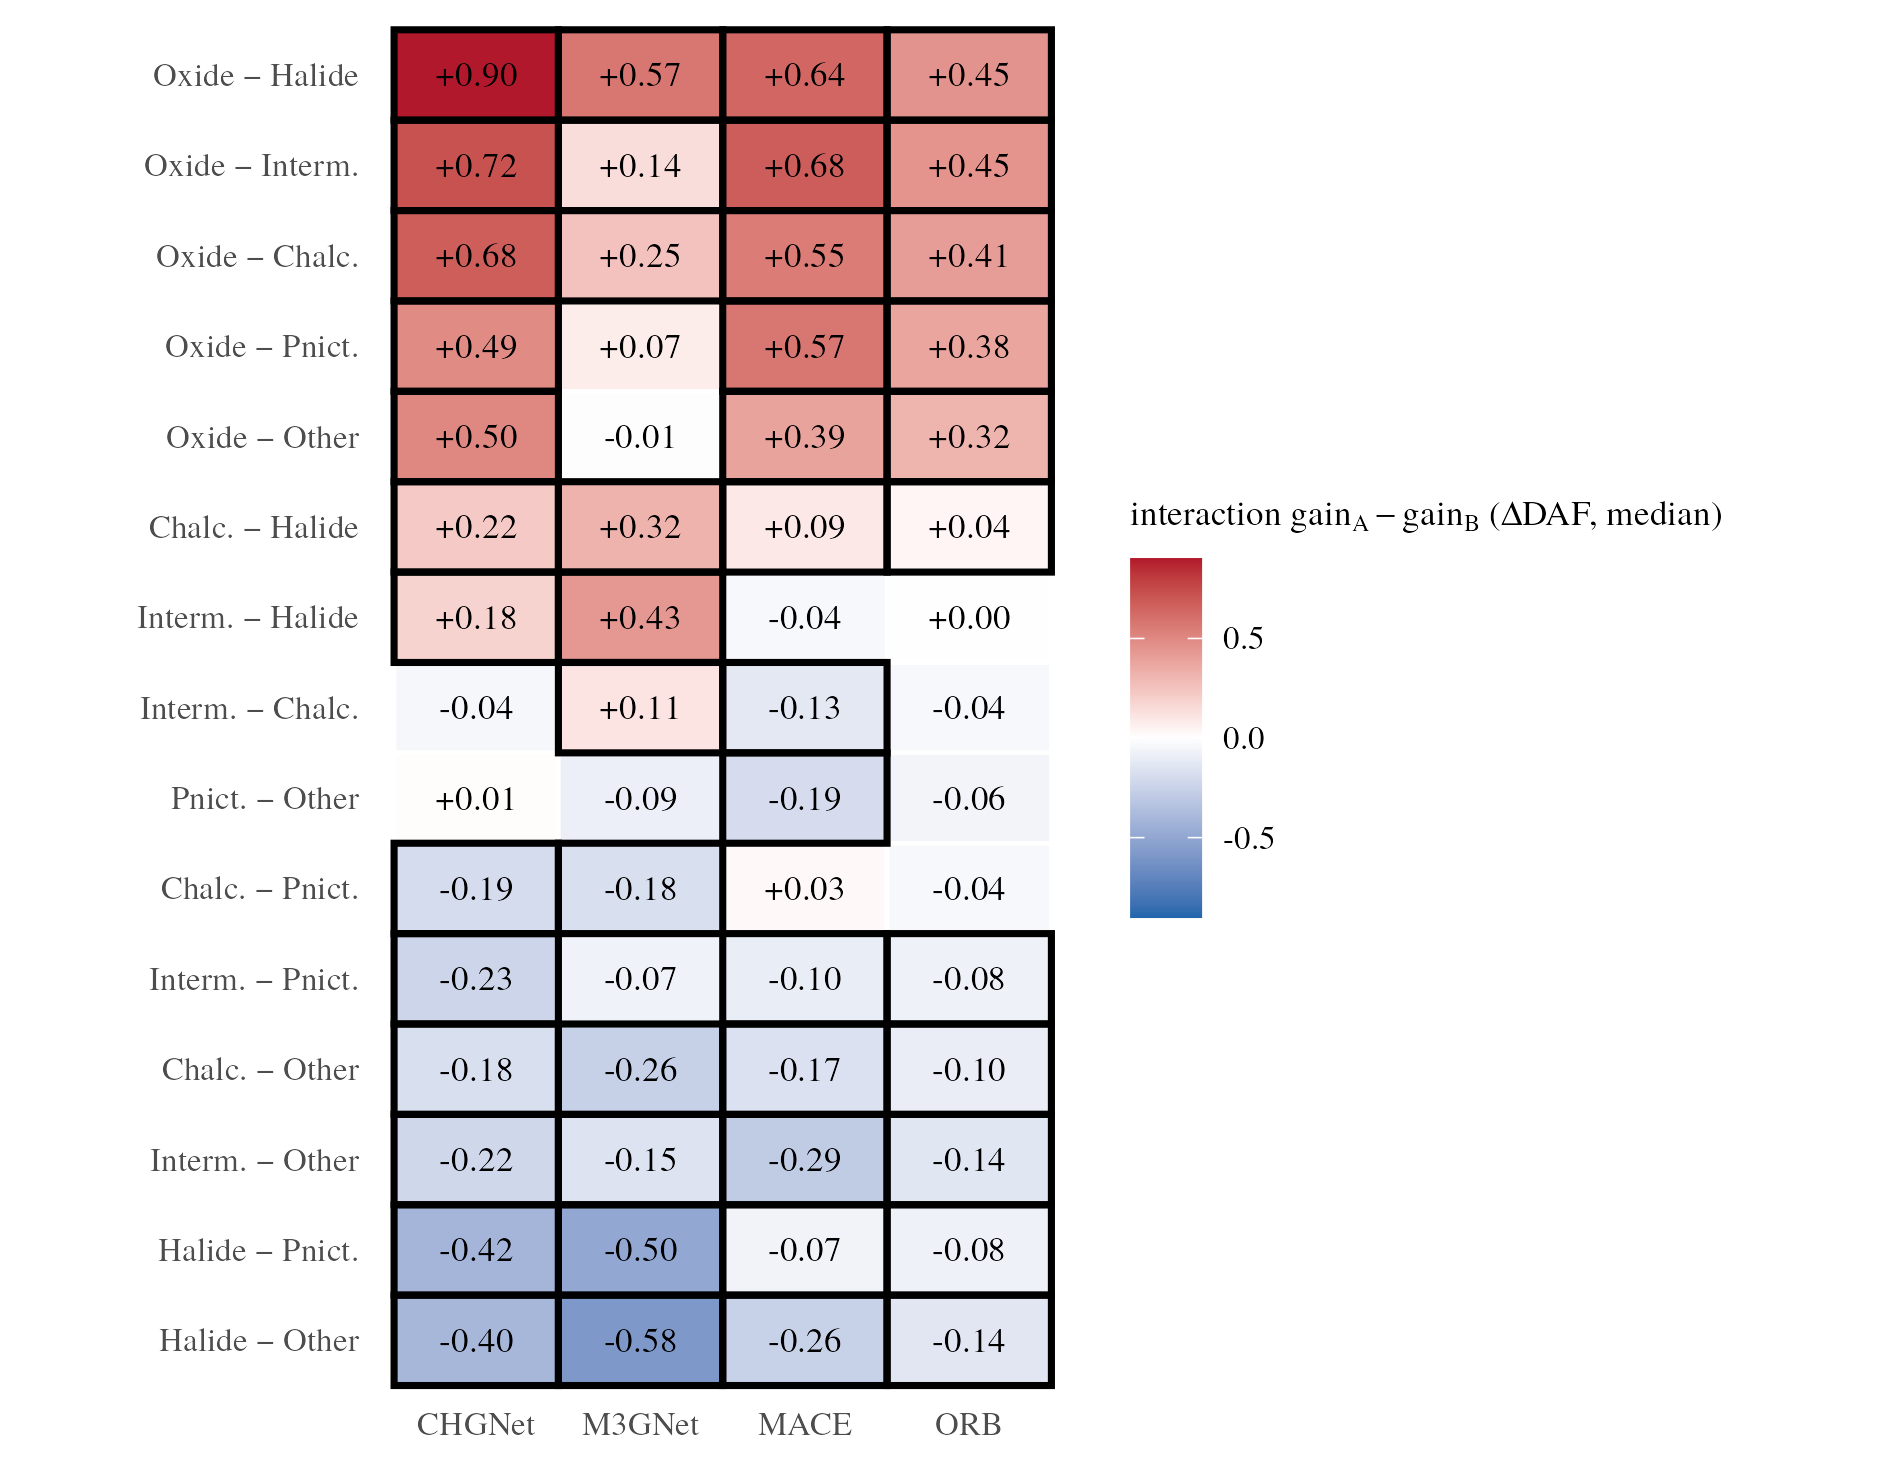

Here is the R script that generated this plot:
#!/usr/bin/env Rscript
# ==========================================================================
# F2_interaction_heatmap.R -- paper Fig. 2: the stratum x coverage
# interaction (median gain_A - gain_B) for every (model, stratum-pair) cell;
# cells outlined in black have a 95% bootstrap CI excluding zero (48/60).
#
# REGENERATE-ONLY-FROM-JSON RULE: reads EXCLUSIVELY the frozen result JSON
# below; never hardcode arrays, never hand-edit the JSON.
#
# Input : ../research/results/MT29/mt29_stage1_matched_yield_result.json
#         (interactions_matched_yield: model, stratumA, stratumB,
#          interaction_med, excludes_0)
# Output: figures/F2_interaction_heatmap.pdf and .png
# ==========================================================================

suppressPackageStartupMessages({
  library(jsonlite)
  library(ggplot2)
})

# Serif family (JCIM/ACS Times-like), set at theme + device + geom defaults so
# every embedded glyph (incl. the Unicode minus in pair labels and plotmath
# Delta) stays in one serif family with no sans/CJK fallback fonts.
ff <- "TeX Gyre Termes"
update_geom_defaults("text", list(family = ff))
update_geom_defaults("label", list(family = ff))

input_json <- "../research/results/MT29/mt29_stage1_matched_yield_result.json"
out_stem <- "figures/F2_interaction_heatmap"

if (!file.exists(input_json)) {
  stop(sprintf(
    "Result JSON not found: %s\nFigures regenerate ONLY from on-disk result JSONs; run the analysis first.",
    input_json
  ))
}

res <- fromJSON(input_json)
ints <- res$interactions_matched_yield # data.frame (60 rows)

model_labels <- c(chgnet = "CHGNet", m3gnet = "M3GNet", mace = "MACE", orb = "ORB")
stratum_labels <- c(
  oxide = "Oxide", intermetallic = "Interm.", chalcogenide = "Chalc.",
  halide = "Halide", pnictide = "Pnict.", other = "Other"
)

ints$model_lab <- factor(model_labels[ints$model], levels = unname(model_labels))
ints$pair <- paste0(
  stratum_labels[ints$stratumA], " − ", stratum_labels[ints$stratumB]
)

# Order pairs by their mean interaction across models (data-driven, from JSON)
pair_order <- names(sort(tapply(ints$interaction_med, ints$pair, mean)))
ints$pair <- factor(ints$pair, levels = pair_order)

n_excl <- sum(ints$excludes_0)
n_tot <- nrow(ints)
cat(sprintf("F2: %d/%d cells CI-exclude-0 (from JSON)\n", n_excl, n_tot))

lim <- max(abs(ints$interaction_med))

p <- ggplot(ints, aes(x = model_lab, y = pair, fill = interaction_med)) +
  geom_tile(colour = "white", linewidth = 0.5) +
  geom_tile(
    data = subset(ints, excludes_0),
    fill = NA, colour = "black", linewidth = 0.8
  ) +
  geom_text(aes(label = sprintf("%+.2f", interaction_med)), size = 3.0) +
  scale_fill_gradient2(
    low = "#2166AC", mid = "white", high = "#B2182B",
    midpoint = 0, limits = c(-lim, lim),
    name = expression("interaction " * gain[A] - gain[B] * " (" * Delta * "DAF, median)")
  ) +
  labs(x = NULL, y = NULL) +
  coord_fixed(ratio = 0.55) +
  theme_minimal(base_size = 10, base_family = ff) +
  theme(
    panel.grid = element_blank(),
    legend.position = "right",
    legend.title = element_text(size = 8.5)
  )

# Canvas sized so the included width (0.82\textwidth, ~5.33in) scales
# base_size=10 to ~8.5pt effective (typography audit 2026-07-16: the previous
# 7.2x5.6in canvas rendered at ~7.4pt effective, with smaller elements below
# the 7pt floor).
ggsave(paste0(out_stem, ".pdf"), p, width = 6.27, height = 4.88, device = cairo_pdf, family = ff)
ggsave(paste0(out_stem, ".png"), p, width = 6.27, height = 4.88, dpi = 300,
       device = ragg::agg_png)

cat(sprintf("Wrote %s.pdf and %s.png from %s\n", out_stem, out_stem, input_json))
